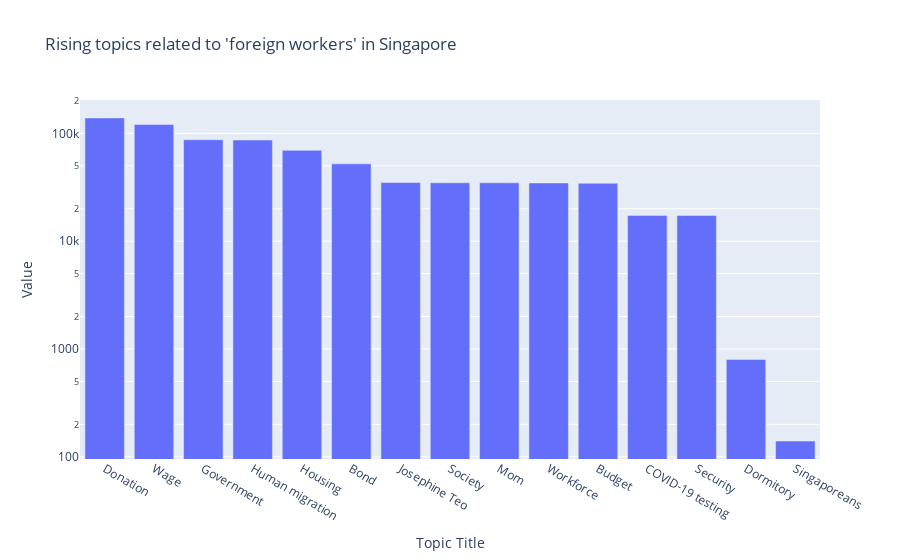
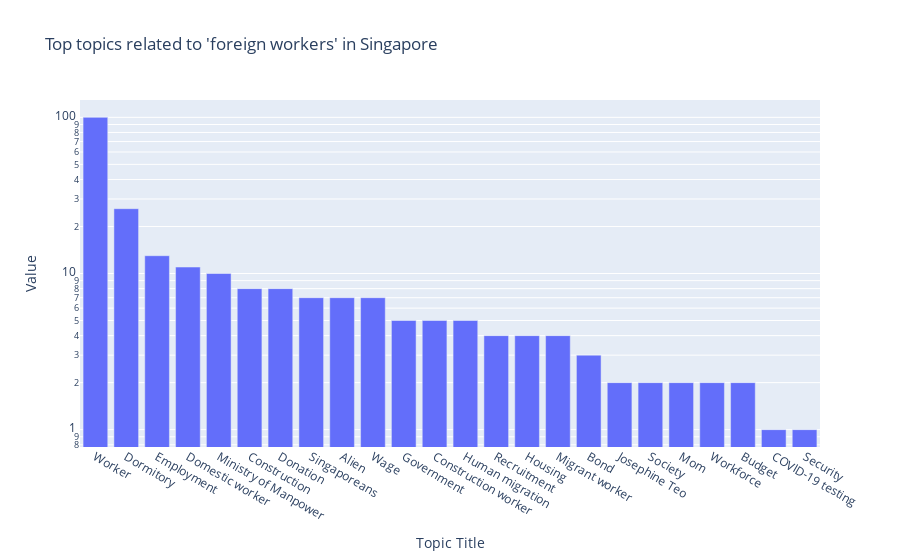
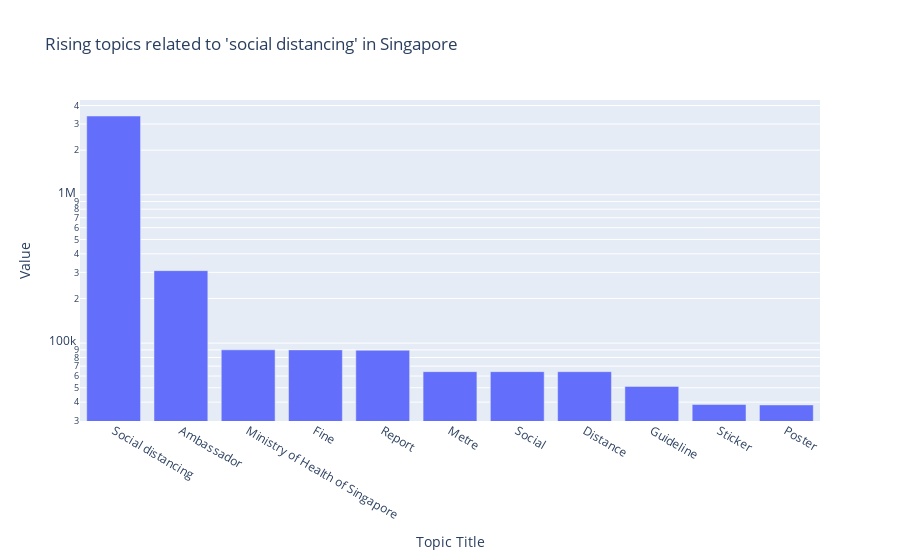
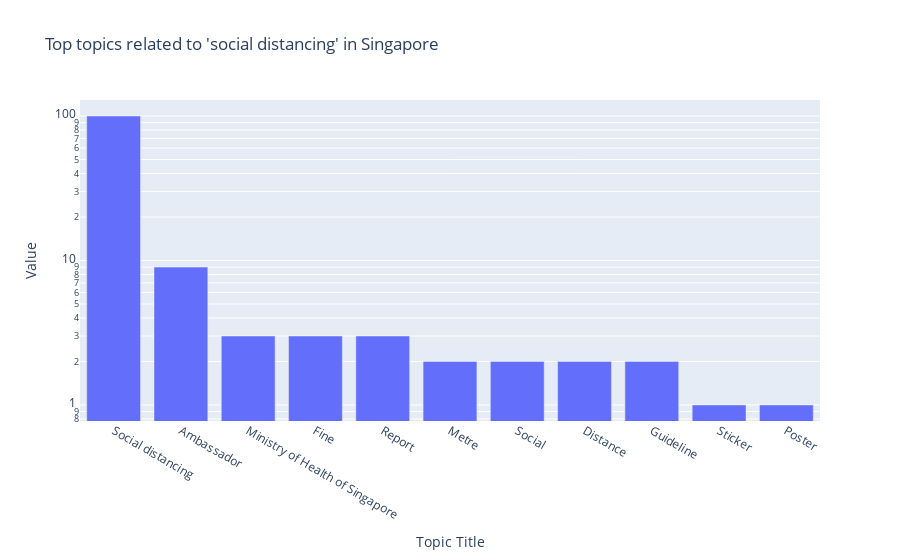

The code cell stored with these charts, in order, in its notebook:
### Code cell
for policy in policy_list:
    plot_related_topics(policy)
    time.sleep(3)

### Figure 1 — Plotly figure (JSON) as saved in the notebook; plotly's stock layout.template omitted (floating-point values rounded to 4 significant figures)
{"data": [{"alignmentgroup": "True", "hovertemplate": "Topic Title=%{x}<br>Value=%{y}<extra></extra>", "legendgroup": "", "marker": {"color": "#636efa"}, "name": "", "offsetgroup": "", "orientation": "v", "showlegend": false, "textposition": "auto", "type": "bar", "x": ["Donation", "Wage", "Government", "Human migration", "Housing", "Bond", "Josephine Teo", "Society", "Mom", "Workforce", "Budget", "COVID-19 testing", "Security", "Dormitory", "Singaporeans"], "xaxis": "x", "y": [139050, 121150, 87350, 86750, 69600, 52150, 35000, 34850, 34800, 34700, 34450, 17350, 17300, 800, 140], "yaxis": "y"}], "layout": {"barmode": "relative", "legend": {"tracegroupgap": 0}, "title": {"text": "Rising topics related to 'foreign workers' in Singapore "}, "xaxis": {"anchor": "y", "domain": [0, 1], "title": {"text": "Topic Title"}}, "yaxis": {"anchor": "x", "domain": [0, 1], "title": {"text": "Value"}, "type": "log"}}}

### Figure 2 — Plotly figure (JSON) as saved in the notebook; plotly's stock layout.template omitted (floating-point values rounded to 4 significant figures)
{"data": [{"alignmentgroup": "True", "hovertemplate": "Topic Title=%{x}<br>Value=%{y}<extra></extra>", "legendgroup": "", "marker": {"color": "#636efa"}, "name": "", "offsetgroup": "", "orientation": "v", "showlegend": false, "textposition": "auto", "type": "bar", "x": ["Worker", "Dormitory", "Employment", "Domestic worker", "Ministry of Manpower", "Construction", "Donation", "Singaporeans", "Alien", "Wage", "Government", "Construction worker", "Human migration", "Recruitment", "Housing", "Migrant worker", "Bond", "Josephine Teo", "Society", "Mom", "Workforce", "Budget", "COVID-19 testing", "Security"], "xaxis": "x", "y": [100, 26, 13, 11, 10, 8, 8, 7, 7, 7, 5, 5, 5, 4, 4, 4, 3, 2, 2, 2, 2, 2, 1, 1], "yaxis": "y"}], "layout": {"barmode": "relative", "legend": {"tracegroupgap": 0}, "title": {"text": "Top topics related to 'foreign workers' in Singapore "}, "xaxis": {"anchor": "y", "domain": [0, 1], "title": {"text": "Topic Title"}}, "yaxis": {"anchor": "x", "domain": [0, 1], "title": {"text": "Value"}, "type": "log"}}}

### Figure 3 — Plotly figure (JSON) as saved in the notebook; plotly's stock layout.template omitted (floating-point values rounded to 4 significant figures)
{"data": [{"alignmentgroup": "True", "hovertemplate": "Topic Title=%{x}<br>Value=%{y}<extra></extra>", "legendgroup": "", "marker": {"color": "#636efa"}, "name": "", "offsetgroup": "", "orientation": "v", "showlegend": false, "textposition": "auto", "type": "bar", "x": ["Social distancing", "Ambassador", "Ministry of Health of Singapore", "Fine", "Report", "Metre", "Social", "Distance", "Guideline", "Sticker", "Poster"], "xaxis": "x", "y": [3396000, 308150, 90100, 90050, 89550, 64250, 64250, 64200, 51100, 38550, 38300], "yaxis": "y"}], "layout": {"barmode": "relative", "legend": {"tracegroupgap": 0}, "title": {"text": "Rising topics related to 'social distancing' in Singapore "}, "xaxis": {"anchor": "y", "domain": [0, 1], "title": {"text": "Topic Title"}}, "yaxis": {"anchor": "x", "domain": [0, 1], "title": {"text": "Value"}, "type": "log"}}}

### Figure 4 — Plotly figure (JSON) as saved in the notebook; plotly's stock layout.template omitted (floating-point values rounded to 4 significant figures)
{"data": [{"alignmentgroup": "True", "hovertemplate": "Topic Title=%{x}<br>Value=%{y}<extra></extra>", "legendgroup": "", "marker": {"color": "#636efa"}, "name": "", "offsetgroup": "", "orientation": "v", "showlegend": false, "textposition": "auto", "type": "bar", "x": ["Social distancing", "Ambassador", "Ministry of Health of Singapore", "Fine", "Report", "Metre", "Social", "Distance", "Guideline", "Sticker", "Poster"], "xaxis": "x", "y": [100, 9, 3, 3, 3, 2, 2, 2, 2, 1, 1], "yaxis": "y"}], "layout": {"barmode": "relative", "legend": {"tracegroupgap": 0}, "title": {"text": "Top topics related to 'social distancing' in Singapore "}, "xaxis": {"anchor": "y", "domain": [0, 1], "title": {"text": "Topic Title"}}, "yaxis": {"anchor": "x", "domain": [0, 1], "title": {"text": "Value"}, "type": "log"}}}
